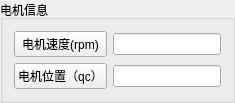
           <widget class="QGroupBox" name="groupBox_4">
            <property name="title">
             <string>电机信息</string>
            </property>
            <layout class="QGridLayout" name="gridLayout_6">
             <item row="0" column="0">
              <widget class="QPushButton" name="btn_motorReadSpeed">
               <property name="text">
                <string>电机速度(rpm)</string>
               </property>
              </widget>
             </item>
             <item row="0" column="1">
              <widget class="QLineEdit" name="lineEdit_motorShowSpeed">
               <property name="sizePolicy">
                <sizepolicy hsizetype="Preferred" vsizetype="Fixed">
                 <horstretch>0</horstretch>
                 <verstretch>0</verstretch>
                </sizepolicy>
               </property>
               <property name="readOnly">
                <bool>true</bool>
               </property>
              </widget>
             </item>
             <item row="1" column="0">
              <widget class="QPushButton" name="btn_motorReadPosition">
               <property name="text">
                <string>电机位置（qc）</string>
               </property>
              </widget>
             </item>
             <item row="1" column="1">
              <widget class="QLineEdit" name="lineEdit_motorShowPosition">
               <property name="sizePolicy">
                <sizepolicy hsizetype="Preferred" vsizetype="Fixed">
                 <horstretch>0</horstretch>
                 <verstretch>0</verstretch>
                </sizepolicy>
               </property>
               <property name="readOnly">
                <bool>true</bool>
               </property>
              </widget>
             </item>
            </layout>
           </widget>
